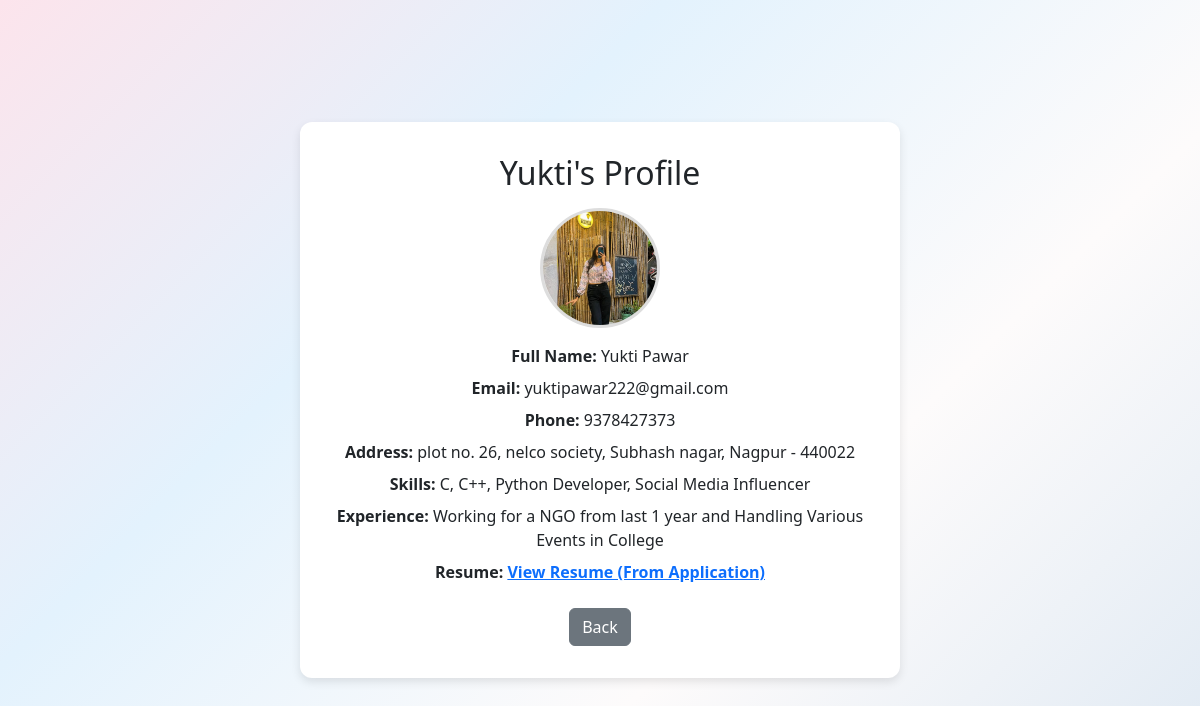
The app's page /profile/9/?job_id=3 (signed in) with its own data.
### jobapp/models.py (models this page shows, shortened)
class Userregistration(AbstractUser):
    ROLE_CHOICES = [
        ("recruiter", "Recruiter"),
        ("jobseeker", "Jobseeker"),
    ]
    email = models.EmailField('Email', unique=True)
    phone = models.CharField('Mobile number', max_length=10, unique=True, validators=[mob_regex])
    role = models.CharField('Role', max_length=20, choices=ROLE_CHOICES, default='jobseeker')
    full_name = models.CharField("Full Name", max_length=100, blank=True, null=True)

### jobapp2/models.py (models this page shows, shortened)
class Profile(models.Model):
    user          = models.OneToOneField(settings.AUTH_USER_MODEL, on_delete=models.CASCADE)
    phone         = models.CharField(max_length=10, blank=True, null=True, validators=[mob_regex])
    address       = models.TextField(blank=True, null=True)
    profile_pic   = models.ImageField(upload_to="profile_pics/", default="default-avatar.png", blank=True, null=True)
    skills        = models.TextField(blank=True, null=True)
    experience    = models.TextField(blank=True, null=True)
    resume        = models.FileField(upload_to="resumes/", blank=True, null=True)
    github        = models.URLField(blank=True , null=True)

### jobapp2/views.py (the view)
# urls.py: path('profile/<int:user_id>/', views.profile_view, name='profile_view'),
@login_required
def profile_view(request,user_id):
    candidate  = get_object_or_404(Userregistration, id=user_id)
    profile , created  = Profile.objects.get_or_create(user=candidate)
    job_id  = request.GET.get("job_id")
    application = None
    if job_id:
        application = JobApplication.objects.filter(applicant=candidate, job_id=job_id).first()
    return render(request, "jobapp2/profile_view.html", {
        'candidate' : candidate,
        'profile' : profile,
        'job_id'  : job_id,
        'application' : application,
    })

### jobapp2/templates/jobapp2/profile_view.html (shortened to what this page needs)
<!DOCTYPE html>
<html lang="en">
<head>
    {% load static %}
    <link href="https://cdn.jsdelivr.net/npm/bootstrap@5.3.0/dist/css/bootstrap.min.css" rel="stylesheet">
    <link rel="stylesheet" href="https://cdn.jsdelivr.net/npm/bootstrap-icons@1.11.3/font/bootstrap-icons.css">
</head>
<body>
    <div class="profile-container">
            <h2 class="mb-3">{{ candidate.username }}'s Profile</h2>
            {% if profile.profile_pic %}
                <img src="{{ profile.profile_pic.url }}" class="profile-pic mb-2" alt="Profile">
            {% else %}
                <img src="{% static 'images/default-avatar.png' %}" class="profile_pic mb-2" alt="Default avatar">
            {% endif %}
            <div class="profile-info">
                <p><b>Full Name: </b> {{ candidate.full_name }}</p>
                <p><b>Email: </b> {{ candidate.email }}</p>
                <p><b>Phone: </b> {{ candidate.profile.phone }}</p>
                <p><b>Address: </b> {{ candidate.profile.address }}</p>
                <p><b>Skills: </b> {{ candidate.profile.skills }}</p>
                <p><b>Experience: </b> {{ candidate.profile.experience }}</p>
                {% if application and application.resume %}
                    <p><b>Resume: </b>
                        <a href="{{ application.resume.url }}" target="_blank" class="text-primary fw-bold">
                            View Resume (From Application)
                        </a>
                    </p>
                {% elif candidate.profile.resume %}
                    <p><b> Resume: </b>
                        <a href="{{ candidate.profile.resume.url }}" target="_blank" class="text-primary fw-bold">
                            View Resume (From Profile)
                        </a>
                    </p>
                {% else %}
                    <p><b> Resume: </b> <span class="text-muted">No resume uploaded</span></p>
                {% endif %}
        </div>
        {% if job_id %}
            <a href="{% url 'job_detail' job_id %}" class="btn btn-secondary">Back</a>
        {% else %}
            <a href="{% url 'jobs' %}" class="btn btn-secondary">Back to Jobs</a>
        {% endif %}
    </div>
</body>
</html>

### jobapp2/templates/jobapp2/profile_view.html (style rules this page uses)
body { background: linear-gradient(-45deg, #dfe9f3, #fdfbfb, #e3f2fd, #fce4ec); min-height: 100vh; display: flex; justify-content: center; align-items: center; }
.profile-container { background: #fff; border-radius: 12px; box-shadow: 0 4px 10px rgba(0,0,0,0.1); padding: 2rem; max-width: 600px; width: 100%; text-align: center; }
.profile-pic { width: 120px; height: 120px; border-radius: 50%; object-fit: cover; border: 3px solid #ddd; }
.profile-info p { margin: 8px 0; font-size: 1rem; }
.btn { margin-top: 1rem; }

### records on screen
Userregistration: username "Yukti", full_name "Yukti Pawar", email "yuktipawar222@gmail.com", profile.phone "9378427373", profile.address "plot no. 26, nelco society, Subhash nagar, Nagpur - 440022", profile.skills "C, C++, Python Developer, Social Media Influencer", profile.experience "Working for a NGO from last 1 year and Handling Various Events in College"
Profile: profile_pic (picture)
